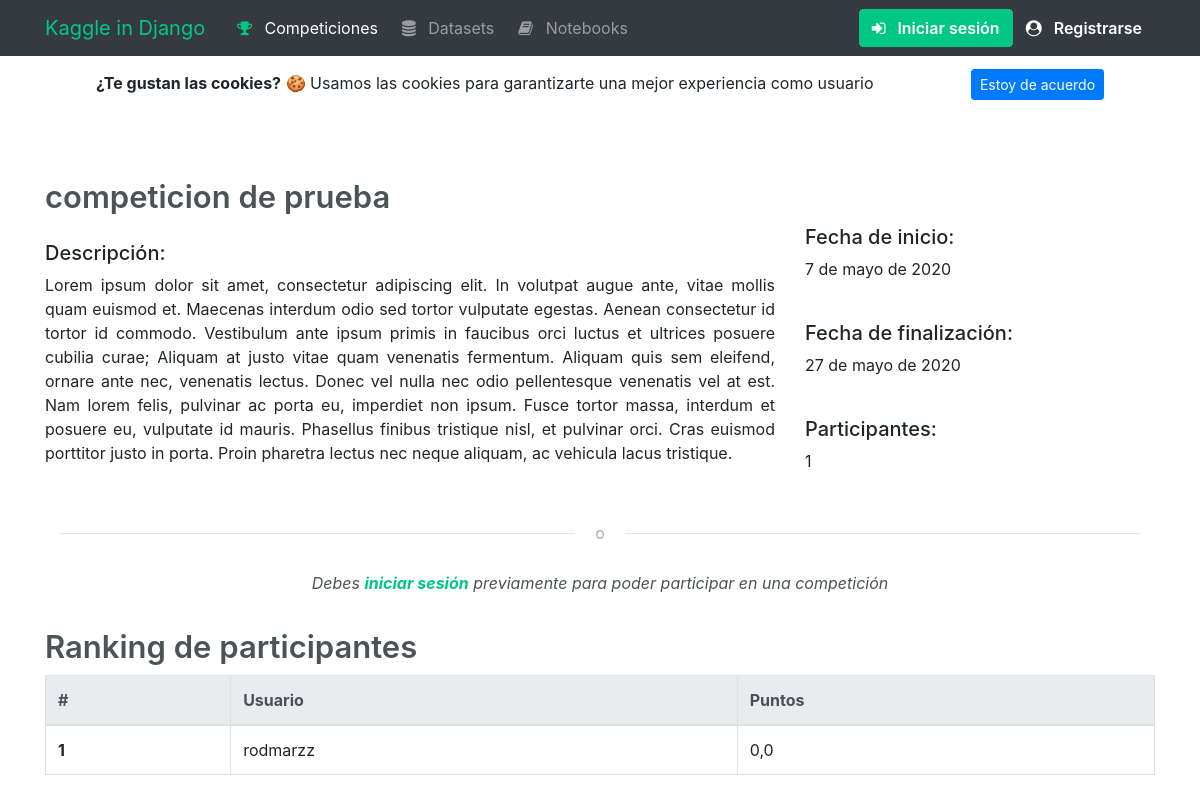
/dashboard/25/, run on an earlier commit of the app's database.
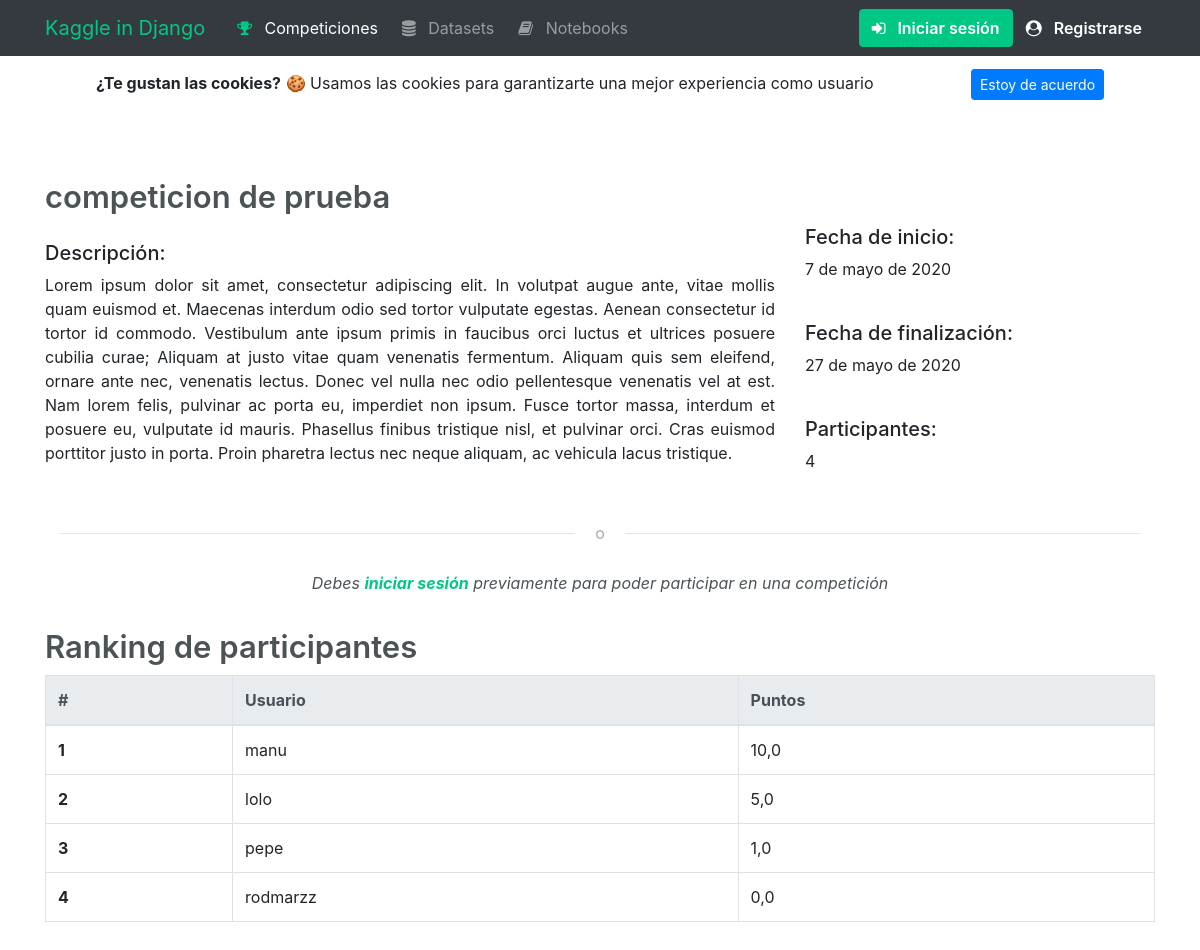
And on a later commit of the database.
### dashboard/models.py (models this page shows)
class Dashboard(models.Model):
    title = models.CharField(max_length=30)
    description = models.TextField()
    beginning = models.DateField(default=timezone.now)
    deadline = models.DateField()
    max_daily_uploads = models.IntegerField(default=5)
    wait_time_uploads = models.IntegerField(default=60) # Minutes
    train = models.FileField(upload_to='files', blank=True, null=True) # Big one
    test = models.FileField(upload_to='files', blank=True, null=True) # Small one
    private = models.FileField(upload_to='files', blank=True, null=True) # With predictions
    participants = models.IntegerField(default=0)
    author = models.TextField()

class Ranking(models.Model):
    container = models.ForeignKey('Dashboard', related_name='rankings', db_index=True, on_delete=models.CASCADE)
    username = models.CharField(max_length=150)
    submission = models.FileField(blank=True, null=True)
    points = models.FloatField(default=0)
    class Meta:
        ordering = ['points']

### dashboard/views.py (the view, shortened to what this page needs)
# urls.py: path("<int:pk>/", views.competition, name="competition"),
def competition(request, pk):
    competition = Dashboard.objects.get(pk=pk)
    rankings = Ranking.objects.filter(container=competition).all().order_by('-points')
    form = SubmissionForm(request.POST or None, request.FILES or None)
    ranking = Ranking.objects.filter(container=competition,username=request.user.username)
    context = {
        'competition': competition,
        'rankings': rankings,
        'form': form
    }
    return render(request, 'competition.html', context)

### dashboard/templates/competition.html (shortened to what this page needs)
{% extends "base.html" %}
{% block active_competitions %}active{% endblock %}
{% block color_competitions %}style="color: #00c884;"{% endblock %}
{% load static %}
{% block page_content %}
<link rel="stylesheet" href="{% static 'css/register.css' %}">
<div class="row pb-3">
</div>
<h1 class="pt-2">{{ competition.title }}</h1>
<div class="row">
    <div class="col-md-8 pt-3 text-justify">
        <h5>Descripción:</h5>
        <p>{{ competition.description }}</p>
        <br>
    </div>
    <div class="col-md-3">
        <h5>Fecha de inicio:</h5>
        <p>{{ competition.beginning }}</p>
        <br>
        <h5>Fecha de finalización:</h5>
        <p>{{ competition.deadline }}</p>
        <br>
        <h5>Participantes:</h5>
        <p>{{ competition.participants }}</p>
        <br>
    </div>
</div>
<div class="col-md-12">
    <div class="login-or">
        <span class="span-or">o</span>
    </div>
</div>
<div class="pt-3 pb-4 text-center">
    {% if request.user.is_authenticated %}
    <a href="{% url 'download' competition.pk %}" style="background-color: #00c884; border-color: #00c884"
        class="btn btn-info">
        <span class="fa fa-download pr-2"></span>
        Descargar <i>.py</i> para participar
    </a>
    <div class="myform form pt-3">
        {% if error_message %}
        <p class="alert alert-warning" role="alert">{{ error_message }}</p>
        {% endif %}
        <form action="{% url 'competition' competition.pk %}" method="post" enctype="multipart/form-data">
            {% csrf_token %}
            <div class="form-group pl-3">
                <div class="row">
                    <div class="col">
                        <div class="fieldWrapper">
                            <label>CSV con predicciones:</label>
                            {{ form.submission }}
                            <button type="submit" class="btn btn-info">
                                <span class="fa fa-upload pr-2"></span>
                                Subir predicción
                            </button>
                        </div>
                    </div>
                </div>
            </div>
        </form>
    </div>
    {% else %}
    <i style="color: #4c5357;">Debes <b style="color: #00c884;">iniciar sesión</b> previamente para poder participar en
        una competición</i>
    {% endif %}
</div>
<div style="padding-bottom: 50px;">
    <h1 class="pt-2">Ranking de participantes</h1>
    <table id="myTable" class="table table-bordered" style="text-align: left;">
        <thead class="thead-light">
            <tr>
                <th>#</th>
                <th>Usuario</th>
                <th>Puntos</th>
            </tr>
        </thead>
        <tbody>
            {% for ranking in rankings %}
            <tr>
                <th>{{ forloop.counter }}</th>
                <td>{{ ranking.username }}</td>
                <td>{{ ranking.points }}</td>
            </tr>
            {% endfor %}
        </tbody>
    </table>
</div>
<link rel="stylesheet" type="text/css" href="https://cdn.datatables.net/v/bs4/dt-1.10.21/datatables.min.css" />
{% endblock %}

### kaggle_django/templates/base.html (shortened to what this page needs)
<!DOCTYPE html>
<html>
<head>
  <link rel="stylesheet" href="https://stackpath.bootstrapcdn.com/bootstrap/4.1.3/css/bootstrap.min.css"
>
  <link href="https://maxcdn.bootstrapcdn.com/font-awesome/4.7.0/css/font-awesome.min.css" rel="stylesheet">
  <link rel="stylesheet" href="https://cdn.jsdelivr.net/gh/Wruczek/Bootstrap-Cookie-Alert@gh-pages/cookiealert.css">
  <link rel="stylesheet" type="text/css" href="https://cdn.datatables.net/v/bs4/dt-1.10.21/datatables.min.css"/>
</head>
{% load static %}
<link rel="stylesheet" href="{% static 'css/register.css' %}">
<link rel="stylesheet" href="{% static 'css/navbar.css' %}">
<nav class="navbar navbar-expand-lg navbar-dark bg-dark">
  <div class="container">
    <a class="navbar-brand pr-2" style="color: #00c884;" href="{% url 'homepage_index' %}">
      Kaggle in Django
    </a>
    <div class="collapse navbar-collapse" id="navbarSupportedContent">
      <ul class="nav navbar-nav">
        <li class="nav-item dropdown pr-2">
          <a class="nav-link {% block active_competitions %}{% endblock %}" href="{% url 'actives' %}">
            <span class="fa fa-trophy pr-2" {% block color_competitions %}{% endblock %}></span>
            Competiciones
          </a>
        </li>
        <li class="nav-item pr-2">
          <a class="nav-link {% block active_datasets %}{% endblock %}" href="{% url 'datasets' %}">
            <span class="fa fa-database pr-2" {% block color_datasets %}{% endblock %}></span>
            Datasets
          </a>
        </li>
        <li class="nav-item pr-2">
          <a class="nav-link {% block active_notebooks %}{% endblock %}" href="{% url 'notebooks' %}">
            <span class="fa fa-book pr-2" {% block color_notebooks %}{% endblock %}></span>
            Notebooks
          </a>
        </li>
      </ul>
    </div>
    <div>
      <ul class="nav navbar-nav navbar-right">
        {% if user.id is None or user.profile.verified == False %}
        <li class="nav-item">
          <a class="btn login-button" href="{% url 'login' %}">
            <span class="fa fa-sign-in pr-2"></span>
            Iniciar sesión
          </a>
        </li>
        <li class="nav-item">
          <a class="btn btn-dark" style="width:100%; font-weight: 600; color: white" href="{% url 'register' %}">
            <span class="fa fa-user-circle pr-2"></span>
            Registrarse
          </a>
        </li>
        {% endif %}
      </ul>
    </div>
  </div>
</nav>
<div class="alert text-center cookiealert" role="alert" {% block hide_cookies %}{% endblock %}>
  <b>¿Te gustan las cookies?</b> &#x1F36A; Usamos las cookies para garantizarte una mejor experiencia como usuario
  <a href="https://cookiesandyou.com/" target="_blank" class="pl-2" style="color: white;">Saber más</a>
  <button type="button" class="pl-2 btn btn-primary btn-sm acceptcookies">
    Estoy de acuerdo
  </button>
</div>
<div class="container pt-4">
  {% block page_content %}{% endblock %}
</div>
</html>

### static/css/register.css (style rules this page uses)
.login-button { color: #fff !important; border: 1px solid #00c884; background: #00c884 !important; width:100%; font-weight: 600; color:#fff; }
h1 { font-size: 31px; line-height: 40px; font-weight: 600; color:#4c5357; }
.login-or { position: relative; color: #aaa; margin-top: 10px; margin-bottom: 10px; padding-top: 10px; padding-bottom: 10px; }
.span-or { display: block; position: absolute; left: 50%; top: -2px; margin-left: -25px; background-color: #fff; width: 50px; text-align: center; }

What changed in the data, as far as the page shows it:
changed Dashboard "competicion de prueba": participants "1" → "4"
added Ranking: username "manu", points "10,0"
added Ranking: username "lolo", points "5,0"
added Ranking: username "pepe", points "1,0"
